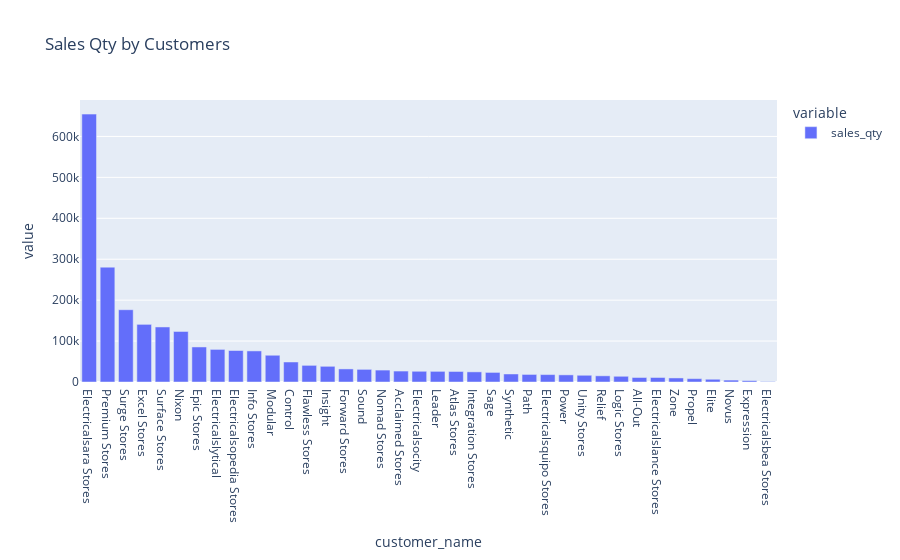

This figure's notebook cell:
### Code cell
dff1 = df.groupby(["custmer_name"]).sales_qty.sum().reset_index()

#sort 
dff1 = dff1.sort_values('sales_qty', ascending=False)
#fix typo
dff1=dff1.rename(columns={'custmer_name':'customer_name'})


import plotly.express as px
#plot
fig = px.bar(dff1, x="customer_name", y=["sales_qty"], title="Sales Qty by Customers")

fig.show()

### Figure 1 — Plotly figure (JSON) as saved in the notebook; plotly's stock layout.template omitted (floating-point values rounded to 4 significant figures)
{"data": [{"alignmentgroup": "True", "hovertemplate": "variable=sales_qty<br>customer_name=%{x}<br>value=%{y}<extra></extra>", "legendgroup": "sales_qty", "marker": {"color": "#636efa", "pattern": {"shape": ""}}, "name": "sales_qty", "offsetgroup": "sales_qty", "orientation": "v", "showlegend": true, "textposition": "auto", "type": "bar", "x": ["Electricalsara Stores", "Premium Stores", "Surge Stores", "Excel Stores", "Surface Stores", "Nixon", "Epic Stores", "Electricalslytical", "Electricalsopedia Stores", "Info Stores", "Modular", "Control", "Flawless Stores", "Insight", "Forward Stores", "Sound", "Nomad Stores", "Acclaimed Stores", "Electricalsocity", "Leader", "Atlas Stores", "Integration Stores", "Sage", "Synthetic", "Path", "Electricalsquipo Stores", "Power", "Unity Stores", "Relief", "Logic Stores", "All-Out", "Electricalslance Stores", "Zone", "Propel", "Elite", "Novus", "Expression", "Electricalsbea Stores"], "xaxis": "x", "y": [654584, 280631, 176591, 140851, 134493, 123463, 85612, 79647, 76945, 75968, 65366, 48900, 40678, 38340, 31950, 30915, 29140, 26738, 26199, 26020, 25736, 24779, 23433, 19584, 18508, 18126, 17425, 16449, 15127, 13978, 11024, 11015, 9894, 8183, 6720, 4676, 3300, 1066], "yaxis": "y"}], "layout": {"barmode": "relative", "legend": {"title": {"text": "variable"}, "tracegroupgap": 0}, "title": {"text": "Sales Qty by Customers"}, "xaxis": {"anchor": "y", "domain": [0, 1], "title": {"text": "customer_name"}}, "yaxis": {"anchor": "x", "domain": [0, 1], "title": {"text": "value"}}}}
